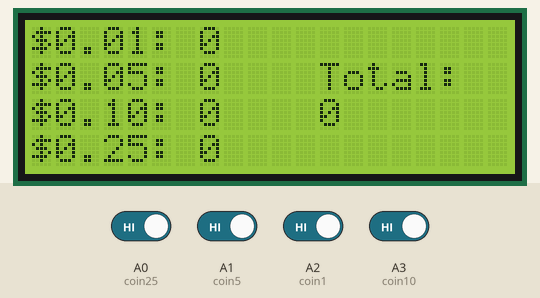
Simulated run of this sketch. Board: Arduino Uno, built with avr-gcc and run on an emulated ATmega328P. Parts: 20×4 character LCD. Inputs (shaded band) come from the test bench; at power-on: A0 (coin25), A1 (coin5), A2 (coin1), A3 (coin10) HIGH. What the sketch prints to the serial monitor is not drawn.

Above: at 1.2 s.
1.3 s: A0 (coin25) driven LOW
At 2.2 s:
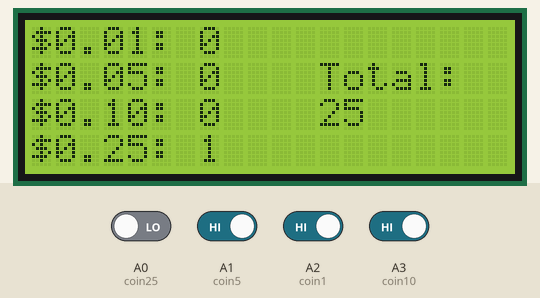
3.8 s: A1 (coin5) driven LOW
At 5.8 s:
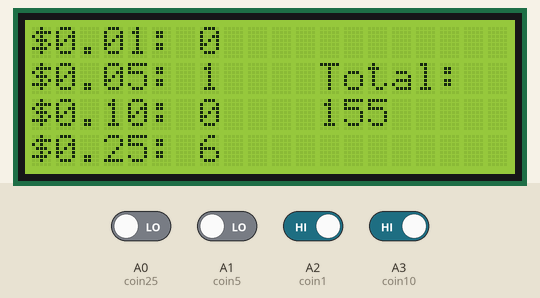
6.8 s: A2 (coin1) driven LOW
At 9.5 s:
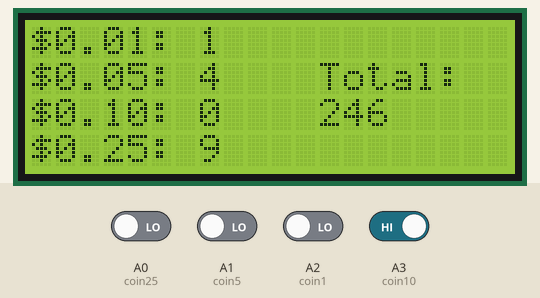
9.8 s: A3 (coin10) driven LOW
At 13.1 s:
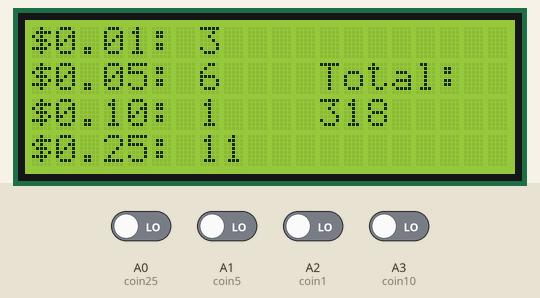
Timing chart, 0 to 13.8 s (numbered marks = the images above; inputs shaded):
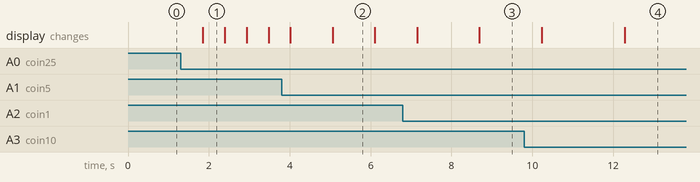

The sketch:

Piggy_Bank.ino
```cpp
#include <Wire.h>
#include <LiquidCrystal_I2C.h>
LiquidCrystal_I2C lcd(0x27,20,4);
const int coin1  = A2;
const int coin5 = A1;
const int coin10  = A3;
const int coin25  = A0;

int ir1,ir5,ir10,ir25 = 0;
int cntr1,cntr5,cntr10,cntr25,cnttotal = 0;
int thres=900;
void setup() {
  Serial.begin(9600);
  pinMode(coin1, INPUT);
  pinMode(coin5 ,INPUT);
  pinMode(coin10,INPUT);
  pinMode(coin25,INPUT);
  lcd.init();
  lcd.backlight();
}

void loop() {
  //int flag = 0;
  ir1 =digitalRead(coin1);
  ir5 =digitalRead(coin5);
  ir10=digitalRead(coin10);
  ir25=digitalRead(coin25);

if(cntr1>99||cntr5>99||cntr10>99||cntr25>99){
  lcd.setCursor(10,3);
  lcd.print("Bin is full");
}

if(ir1==0){
  cntr1++;
  cnttotal++;
  delay(500);
}
if(ir5==0){
  cntr5++;
  cnttotal+=5;
  delay(500);
}
if(ir10==0){
  cntr10++;
  cnttotal+=10;
  delay(500);
}
if(ir25==0){
  cntr25++;
  cnttotal+=25;
  delay(500);
}

lcd.setCursor(0,0);
lcd.print("$0.01: ");
lcd.print(cntr1);
lcd.setCursor(0,1);
lcd.print("$0.05: ");
lcd.print(cntr5);
lcd.setCursor(0,2);
lcd.print("$0.10: ");
lcd.print(cntr10);
lcd.setCursor(0,3);
lcd.print("$0.25: ");
lcd.print(cntr25);
Serial.print(ir25);
Serial.print("\n");

lcd.setCursor(12,1);
lcd.print("Total:");
lcd.setCursor(12,2);
lcd.print(cnttotal);

//if(cnttotal==205){
//  lcd.setCursor(12,3);
//  lcd.print("passed");
//}else if(cnttotal>205){
//  lcd.setCursor(12,3);
//  lcd.print("failed");
//}
}
```

Measured:
- after the input at 1.3 s, the display: changes after 0.55 s (image 1)
- what the display in image 1 shows lasts 0.6 s, from 1.8 s to 2.4 s
- what the display in image 2 shows lasts 1.0 s, from 5.1 s to 6.1 s
